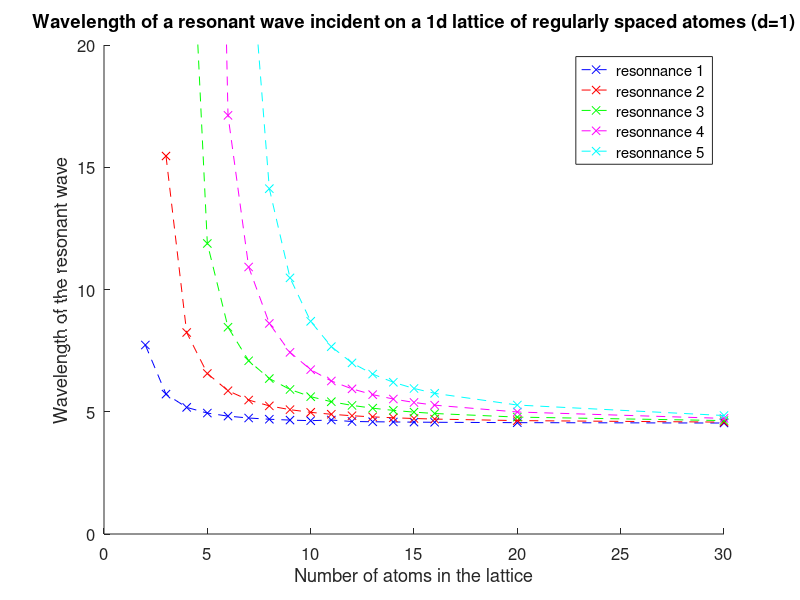

Reproduce this figure in MATLAB.
clear; close; clc;
figure; hold on;
ylim([0, 20])

n = [2, 3, 4, 5, 6, 7, 8, 9, 10, 11, 12, 13, 14, 15, 16, 20, 30];
res_1 = [7.73, 5.721, 5.178, 4.946, 4.821, 4.744, 4.694, 4.659, 4.635, 4.6618, 4.6021, 4.591151, 4.5824034, 4.5753101, 4.5695062, 4.5542622, 4.5390622];
plot(n, res_1, 'bx--');
res_2 = [NaN, 15.46, 8.241, 6.565, 5.859, 5.478, 5.241, 5.085, 4.976, 4.89682, 4.8368, 4.7903634, 4.7538632, 4.724505, 4.7004498, 4.6378876, 4.576247];
plot(n, res_2, 'rx--');
res_3 = [NaN, NaN, 29.564, 11.882, 8.457, 7.086, 6.358, 5.912, 5.617, 5.41094, 5.26029, 5.1455441, 5.0561286, 4.9853691, 4.9281933, 4.7810472, 4.6389304];
plot(n, res_3, 'gx--');
res_4 = [NaN, NaN, NaN, 57.318, 17.123, 10.92, 8.612, 7.43, 6.722, 6.25806, 5.93605, 5.7003848, 5.5207693, 5.3805543, 5.2692477, 4.9898905, 4.7282449];
plot(n, res_4, 'mx--');
res_5 = [NaN, NaN, NaN, NaN, 115.262, 24.899, 14.125, 10.476, 8.698, 7.66336, 6.99861, 6.5402192, 6.2058174, 5.9516487, 5.7535587, 5.274786, 4.8459199];
plot(n, res_5, 'cx--');

xlabel("Number of atoms in the lattice");
ylabel("Wavelength of the resonant wave");
title("Wavelength of a resonant wave incident on a 1d lattice of regularly spaced atomes (d=1)");
legend("resonnance 1", "resonnance 2", "resonnance 3", "resonnance 4", "resonnance 5")
copied_legend = findobj(gcf(),"type","axes","Tag","legend");
set(copied_legend, "FontSize", 12);
set(gca, "fontsize", 12)